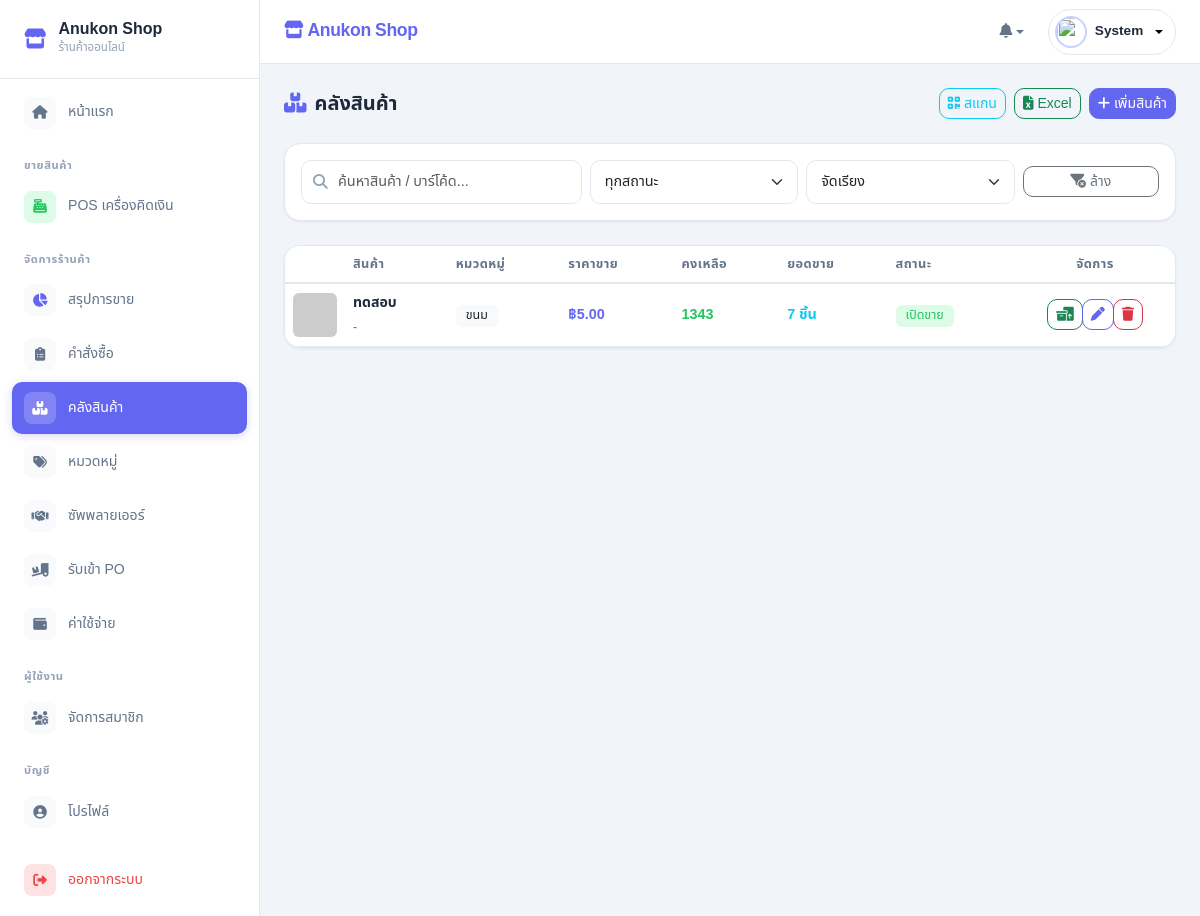
The app's page /views/inventory.php (signed in) with its own data.
### tables this page shows
CREATE TABLE `products` (
  `prod_id` int NOT NULL,
  `prod_name` varchar(200) NOT NULL,
  `type_id` int DEFAULT NULL,
  `barcode` varchar(50) DEFAULT NULL,
  `price` decimal(10,2) NOT NULL,
  `detail` text,
  `img` varchar(255) DEFAULT NULL,
  `status` tinyint DEFAULT '1',
  `created_at` timestamp NOT NULL DEFAULT CURRENT_TIMESTAMP,
  `updated_at` timestamp NOT NULL DEFAULT CURRENT_TIMESTAMP ON UPDATE CURRENT_TIMESTAMP
);

CREATE TABLE `prod_types` (
  `type_id` int NOT NULL,
  `type_name` varchar(100) NOT NULL,
  `type_status` tinyint DEFAULT '1',
  `create_at` timestamp NOT NULL DEFAULT CURRENT_TIMESTAMP,
  `updated_at` timestamp NOT NULL DEFAULT CURRENT_TIMESTAMP ON UPDATE CURRENT_TIMESTAMP
);

### views/inventory.php (the view, shortened to what this page needs)
<?php
include_once '../includes/header.php';
$sql_products = "SELECT p.prod_id, p.prod_name, p.barcode, p.price, p.img, p.status, p.type_id, p.detail,
                        t.type_name,
                        COALESCE(s.total_qty, 0) as stock_qty,
                        COALESCE(sold.total_sold, 0) as total_sold
                 FROM products p
                 LEFT JOIN prod_types t ON p.type_id = t.type_id
                 LEFT JOIN stocks s ON p.prod_id = s.prod_id
                 LEFT JOIN (SELECT product_id, SUM(quantity) as total_sold FROM details_sales ds
                            JOIN bill_sales bs ON ds.sale_id = bs.sale_id
                            WHERE bs.sale_status NOT IN (0) GROUP BY product_id) sold ON p.prod_id = sold.product_id
                 ORDER BY p.prod_id DESC";
$result_products = $conn->query($sql_products);
?>
<main class="page-content fade-up">
    <div class="d-flex flex-wrap justify-content-between align-items-center gap-3 mb-4">
        <h5 class="fw-bold mb-0"><i class="fa-solid fa-boxes-stacked text-primary me-2"></i>คลังสินค้า</h5>
        <div class="d-flex gap-2 flex-wrap">
            <a href="scanner_mobile.php" target="_blank" class="btn btn-outline-info btn-sm">
                <i class="fa-solid fa-qrcode me-1"></i>สแกน
            </a>
            <button class="btn btn-outline-success btn-sm" onclick="window.location.href='../api/export/export_data.php?type=inventory'">
                <i class="fa-solid fa-file-excel me-1"></i>Excel
            </button>
            <button class="btn btn-primary btn-sm" data-bs-toggle="modal" data-bs-target="#addProductModal">
                <i class="fa-solid fa-plus me-1"></i>เพิ่มสินค้า
            </button>
        </div>
    </div>
    <div class="card p-3 mb-4">
        <div class="row g-2 align-items-center">
            <div class="col-md-4">
                <div class="position-relative">
                    <input type="text" class="form-control form-control-sm" id="searchInput" placeholder="ค้นหาสินค้า / บาร์โค้ด..." style="padding-left: 36px;">
                    <i class="fa-solid fa-magnifying-glass position-absolute" style="left: 12px; top: 50%; transform: translateY(-50%); color: var(--text-muted);"></i>
                </div>
            </div>
            <div class="col-md-3">
                <select class="form-select form-select-sm" id="filterStatus">
                    <option value="">ทุกสถานะ</option>
                </select>
            </div>
            <div class="col-md-3">
                <select class="form-select form-select-sm" id="filterSort">
                    <option value="">จัดเรียง</option>
                </select>
            </div>
            <div class="col-md-2">
                <button class="btn btn-outline-secondary btn-sm w-100" onclick="clearFilters()">
                    <i class="fa-solid fa-filter-circle-xmark me-1"></i>ล้าง
                </button>
            </div>
        </div>
    </div>
    <div class="card p-0 overflow-hidden">
        <div class="table-responsive">
            <table class="table table-hover mb-0" id="inventoryTable">
                <thead>
                    <tr>
                        <th width="60"></th>
                        <th>สินค้า</th>
                        <th>หมวดหมู่</th>
                        <th>ราคาขาย</th>
                        <th>คงเหลือ</th>
                        <th>ยอดขาย</th>
                        <th>สถานะ</th>
                        <th class="text-center" width="160">จัดการ</th>
                    </tr>
                </thead>
                <tbody>
                    <?php if ($result_products->num_rows > 0): ?>
                        <?php while($row = $result_products->fetch_assoc()):
                            $img_src = !empty($row['img']) ? '../uploads/products/'.$row['img'] : 'https://placehold.co/100x100?text=No+Image';
                        ?>
                        <tr class="product-row"
                            data-name="<?php echo strtolower($row['prod_name'] . ' ' . $row['barcode']); ?>"
                            data-status="<?php echo $row['status']; ?>"
                            data-stock="<?php echo $row['stock_qty']; ?>"
                            data-sold="<?php echo $row['total_sold']; ?>">
                            <td><img src="<?php echo $img_src; ?>" class="rounded" width="44" height="44" style="object-fit: cover;" onerror="this.src='https://placehold.co/100x100?text=No+Image'"></td>
                            <td>
                                <div class="fw-bold" style="font-size: 0.88rem;"><?php echo htmlspecialchars($row['prod_name']); ?></div>
                                <small class="text-muted"><?php echo $row['barcode'] ?: '-'; ?></small>
                            </td>
                            <td><span class="badge bg-light text-dark"><?php echo $row['type_name'] ?: '-'; ?></span></td>
                            <td class="text-primary fw-bold">฿<?php echo number_format($row['price'], 2); ?></td>
                            <td>
                                <?php if($row['stock_qty'] <= 0): ?>
                                    <span class="badge" style="background: var(--danger-soft); color: var(--danger);">หมด</span>
                                <?php elseif($row['stock_qty'] <= 5): ?>
                                    <span class="text-danger fw-bold"><i class="fa-solid fa-exclamation-triangle me-1"></i><?php echo $row['stock_qty']; ?></span>
                                <?php else: ?>
                                    <span class="text-success fw-bold"><?php echo $row['stock_qty']; ?></span>
                                <?php endif; ?>
                            </td>
                            <td>
                                <span class="fw-bold <?php echo $row['total_sold'] > 0 ? 'text-info' : 'text-muted'; ?>">
                                    <?php echo number_format($row['total_sold']); ?> ชิ้น
                                </span>
                            </td>
                            <td>
                                <?php if($row['status'] == 1): ?>
                                    <span class="badge" style="background: var(--success-soft); color: var(--success);">เปิดขาย</span>
                                <?php else: ?>
                                    <span class="badge" style="background: var(--danger-soft); color: var(--danger);">ซ่อน</span>
                                <?php endif; ?>
                            </td>
                            <td class="text-center">
                                <div class="btn-group btn-group-sm">
                                    <button class="btn btn-outline-success" title="รับเข้าสต็อก"
                                            onclick='openAddStockModal(<?php echo htmlspecialchars(json_encode([
                                                "prod_id" => $row["prod_id"],
                                                "prod_name" => $row["prod_name"],
                                                "barcode" => $row["barcode"]
                                            ]), ENT_QUOTES, "UTF-8"); ?>)'>
                                        <i class="fa-solid fa-boxes-packing"></i>
                                    </button>
                                    <button class="btn btn-outline-primary" title="แก้ไข"
                                            onclick='editProduct(<?php echo htmlspecialchars(json_encode($row), ENT_QUOTES, "UTF-8"); ?>)'>
                                        <i class="fa-solid fa-pen"></i>
                                    </button>
                                    <button class="btn btn-outline-danger" title="ลบ"
                                            onclick="deleteProduct(<?php echo $row['prod_id']; ?>)">
                                        <i class="fa-solid fa-trash"></i>
                                    </button>
                                </div>
                            </td>
                        </tr>
                        <?php endwhile; ?>
                    <?php else: ?>
                        <tr><td colspan="8" class="text-center py-5 text-muted"><i class="fa-solid fa-box-open fa-3x mb-3 opacity-25 d-block"></i>ยังไม่มีสินค้า</td></tr>
                    <?php endif; ?>
                </tbody>
            </table>
        </div>
    </div>
</main>
<?php include_once '../includes/footer.php'; ?>

### includes/header.php (style rules this page uses)
:root { --primary: #6366f1; --primary-hover: #4f46e5; --primary-light: #eef2ff; --primary-soft: #c7d2fe; --surface: #ffffff; --surface-alt: #f8fafc; --bg: #f1f5f9; --text: #1e293b; --text-muted: #94a3b8; --text-secondary: #64748b; --border: #e2e8f0; --success: #22c55e; --success-soft: #dcfce7; --danger: #ef4444; --danger-soft: #fee2e2; --warning: #f59e0b; --warning-soft: #fef3c7; --info: #3b82f6; --info-soft: #dbeafe; --radius: 16px; --radius-sm: 10px; --radius-xs: 6px; --shadow: 0 1px 3px rgba(0, 0, 0, 0.04), 0 1px 2px rgba(0, 0, 0, 0.03); --shadow-md: 0 4px 6px -1px rgba(0, 0, 0, 0.05), 0 2px 4px -2px rgba(0, 0, 0, 0.03); --shadow-lg: 0 10px 15px -3px rgba(0, 0, 0, 0.05), 0 4px 6px -4px rgba(0, 0, 0, 0.03); --transition: all 0.2s ease; }
* { box-sizing: border-box; }
body { font-family: 'Noto Sans Thai', sans-serif; background-color: var(--bg); margin: 0; padding: 0; overflow-x: hidden; color: var(--text); font-size: 0.925rem; line-height: 1.6; }
.text-primary { color: var(--primary) !important; }
.btn-primary { background-color: var(--primary) !important; border-color: var(--primary) !important; border-radius: var(--radius-sm) !important; font-weight: 500; transition: var(--transition); }
.btn-outline-primary { color: var(--primary) !important; border-color: var(--primary) !important; border-radius: var(--radius-sm) !important; }
.btn { border-radius: var(--radius-sm) !important; font-weight: 500; transition: var(--transition); }
.card { border: 1px solid var(--border); border-radius: var(--radius) !important; box-shadow: var(--shadow); background: var(--surface); transition: var(--transition); }
.form-control, .form-select { border-radius: var(--radius-sm) !important; border: 1px solid var(--border); padding: 10px 14px; font-size: 0.9rem; transition: var(--transition); }
.badge { font-weight: 500; padding: 5px 10px; border-radius: var(--radius-xs); font-size: 0.78rem; }
.table { font-size: 0.9rem; }
.table th { font-weight: 600; font-size: 0.8rem; text-transform: uppercase; letter-spacing: 0.03em; color: var(--text-secondary); border-bottom: 2px solid var(--border); }
.table td { vertical-align: middle; color: var(--text); border-color: var(--border); }
.page-content { flex: 1; padding: 24px; }
.fade-up { animation: fadeUp 0.35s ease-out; }

### includes/sidebar.php (style rules this page uses)
.text-success { color: var(--success) !important; }

### records on screen
products: prod_name "ทดสอบ", barcode "-", type.type_name "ขนม", price "5.00", stock_qty "1343", total_sold "7", status "เปิดขาย"

### other values on screen
$_SESSION['full_name'] "System"
